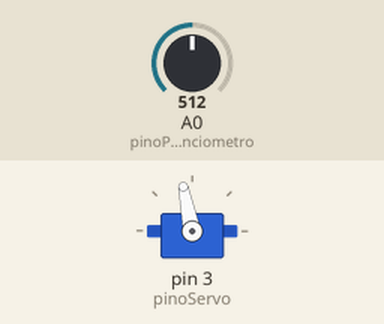
A sketch run on a simulated Arduino Uno, built with avr-gcc and run on an emulated ATmega328P. On the bench: servo. Inputs (shaded band) come from the test bench; at power-on: A0 (pinoPotenciometro) = 512.

Above: at 1.2 s.
1.3 s: A0 (pinoPotenciometro) set to 716
At 1.9 s:
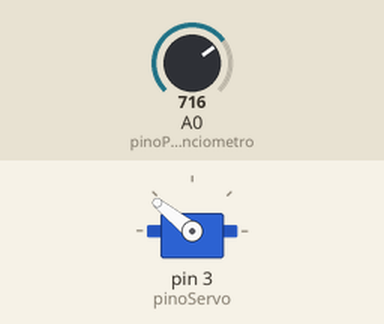
2.8 s: A0 (pinoPotenciometro) set to 900
At 4.0 s:
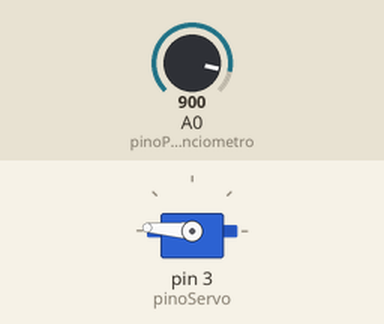
4.3 s: A0 (pinoPotenciometro) set to 1023
At 5.4 s:
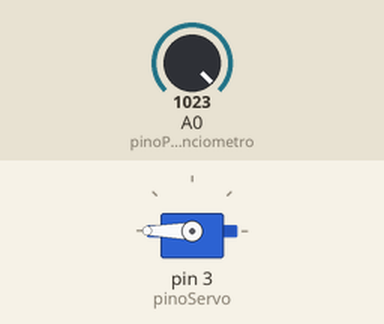
5.8 s: A0 (pinoPotenciometro) set to 306
At 6.5 s:
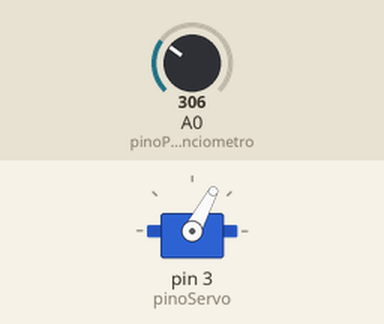
7.3 s: A0 (pinoPotenciometro) set to 122
At 7.7 s:
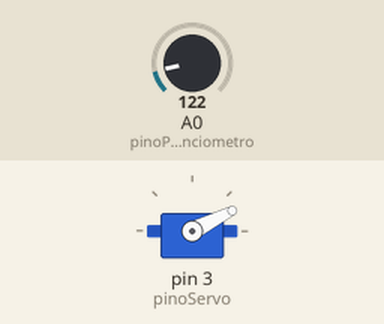
8.8 s: A0 (pinoPotenciometro) set to 511
At 10.0 s:
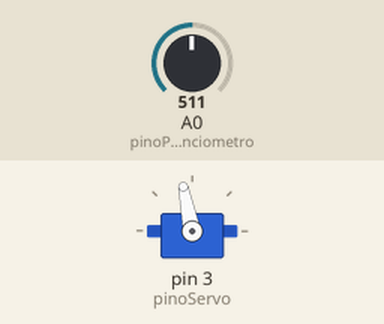
Timing chart, 0 to 11.3 s (numbered marks = the images above; inputs shaded):
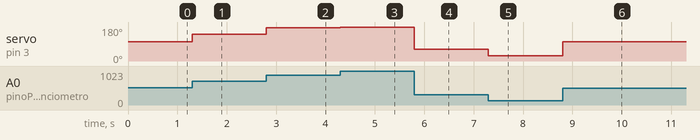

The sketch:

sketch_servo_potentiometer.ino
```cpp
#include <Servo.h>

Servo servo;

const int pinoPotenciometro = A0;
const int pinoServo = 3;

int leituraA0;

void setup() {
  // put your setup code here, to run once:
  servo.attach(pinoServo);
  pinMode(pinoPotenciometro, INPUT);
}

void loop() {
  // put your main code here, to run repeatedly:
  leituraA0 = analogRead(pinoPotenciometro);
  leituraA0 = map(leituraA0, 0, 1023, 580, 2600);
  servo.write(leituraA0);
  delay(0);
}
```

Measured:
- after the input at 1.3 s, servo on pin 3 (pinoServo): 101° → 141° at once
- after the input at 2.8 s, servo on pin 3 (pinoServo): 141° → 176° at once
- after the input at 4.3 s, servo on pin 3 (pinoServo): 176° → 180° at once
- after the input at 5.8 s, servo on pin 3 (pinoServo): 180° → 62° at once
- after the input at 7.3 s, servo on pin 3 (pinoServo): 62° → 27° at once
- after the input at 8.8 s, servo on pin 3 (pinoServo): 27° → 101° at once
